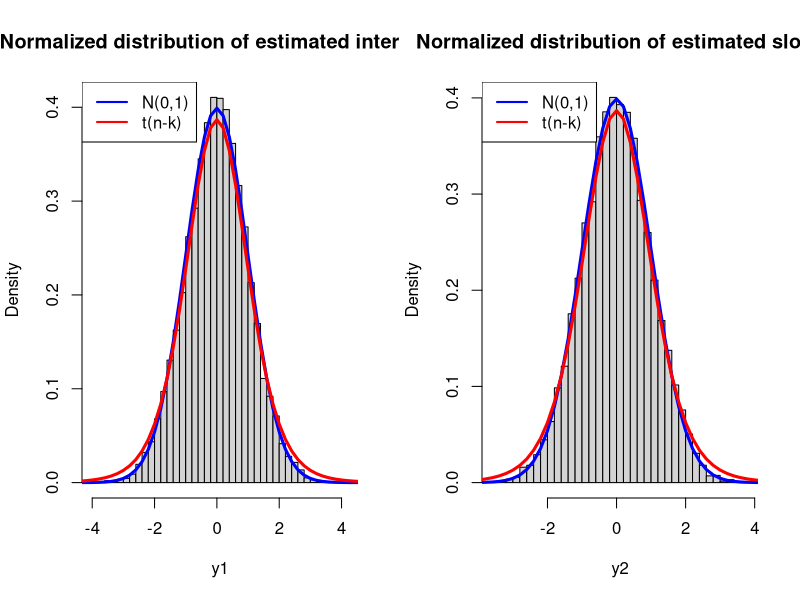
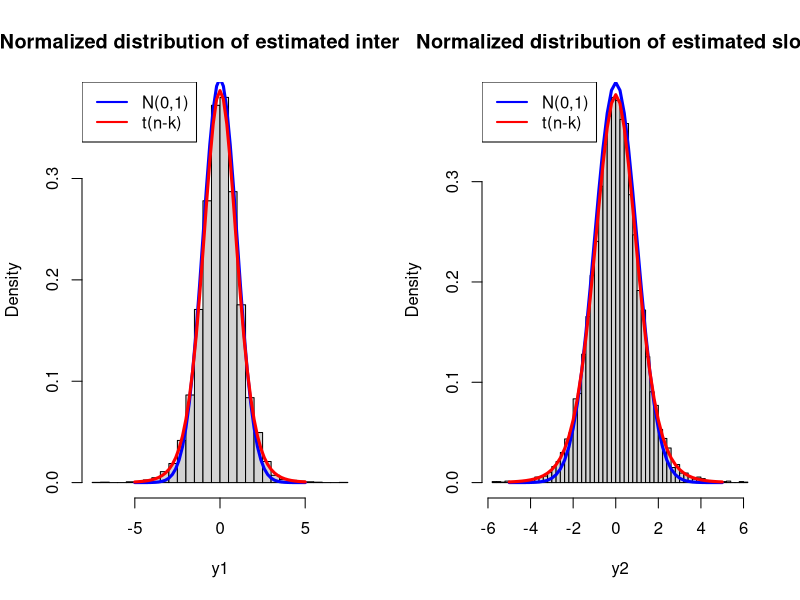
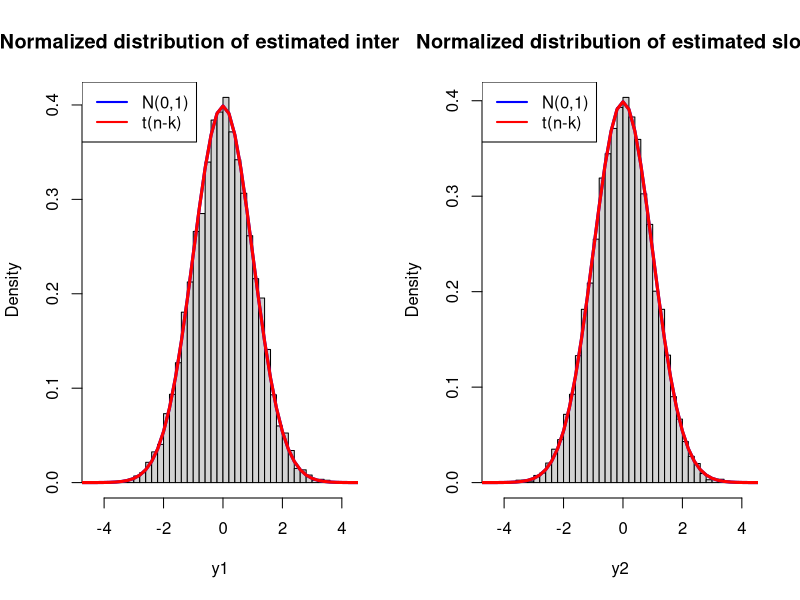

R code for these plots, in order:
########################
# homework: 
rm(list = ls()) # clean the global environment
dev.off() # erase all the previous plots
# press ctrl+L to erase text in console

#######################################################################
b0 = 1
b1 = -3
n=10 # sample size
mc = 10000
beta = matrix(0,mc,2)
se = matrix(0,mc,2)
for (i in 1:mc){
  # simulate a linear regression model
  set.seed(i) # for replicability
  x = rnorm(n,5,4)
  u = rnorm(n,0,sqrt(10))
  
  y = b0 + b1*x + u #simulated linear regression model
  ols = lm(y~x)
  beta[i,] = ols$coefficients
  # compute the (X'X)^(-1)
  xx = solve(t(as.matrix(cbind(rep(1,n),x))) %*% as.matrix(cbind(rep(1,n),x)))
  # compute the teoretical value of the OLS variances (conditional on x)
  se[i,2] = sqrt(10*xx[2,2])
  se[i,1] = sqrt(10*xx[1,1])
}


y1 = (beta[,1]-b0)/se[,1]
y2 = (beta[,2]-b1)/se[,2]

par(mfrow = c(1,2))

hist(y1,breaks = 50,freq = F, main = "Normalized distribution of estimated intercept")
lines(seq(-5,5,by = 0.2),dnorm(seq(-5,5,by = 0.2)),col = "blue",lwd = 3)
lines(seq(-5,5,by = 0.2),dt(seq(-5,5,by = 0.2),n-2),col = "red",lwd = 3)
legend('topleft',legend = c("N(0,1)", "t(n-k)"), 
       lty = c(1,1), col = c('blue','red'), lwd = c(2,2))

hist(y2,breaks = 50,freq = F, main = "Normalized distribution of estimated slope")
lines(seq(-5,5,by = 0.2),dnorm(seq(-5,5,by = 0.2)),col = "blue",lwd = 3, )
lines(seq(-5,5,by = 0.2),dt(seq(-5,5,by = 0.2),n-2),col = "red",lwd = 3)
legend('topleft',legend = c("N(0,1)", "t(n-k)"), 
       lty = c(1,1), col = c('blue','red'), lwd = c(2,2))

#######################################################################
b0 = 1
b1 = -3
n=10 # sample size
mc = 10000
beta = matrix(0,mc,2)
se = matrix(0,mc,2)
for (i in 1:mc){
  # simulate a linear regression model
  set.seed(i) # for replicability
  x = rnorm(n,5,4)
  u = rnorm(n,0,sqrt(10))
  
  y = b0 + b1*x + u #simulated linear regression model
  ols = lm(y~x)
  beta[i,] = ols$coefficients
  # compute the (X'X)^(-1)
  xx = solve(t(as.matrix(cbind(rep(1,n),x))) %*% as.matrix(cbind(rep(1,n),x)))
  # compute the teoretical value of the OLS variances (conditional on x)
  suhat = sum(ols$residuals^2)/(n-2)
  se[i,2] = sqrt(suhat*xx[2,2])
  se[i,1] = sqrt(suhat*xx[1,1])
}


y1 = (beta[,1]-b0)/se[,1]
y2 = (beta[,2]-b1)/se[,2]

par(mfrow = c(1,2))

hist(y1,breaks = 50,freq = F, main = "Normalized distribution of estimated intercept")
lines(seq(-5,5,by = 0.2),dnorm(seq(-5,5,by = 0.2)),col = "blue",lwd = 3)
lines(seq(-5,5,by = 0.2),dt(seq(-5,5,by = 0.2),n-2),col = "red",lwd = 3)
legend('topleft',legend = c("N(0,1)", "t(n-k)"), 
       lty = c(1,1), col = c('blue','red'), lwd = c(2,2))

hist(y2,breaks = 50,freq = F, main = "Normalized distribution of estimated slope")
lines(seq(-5,5,by = 0.2),dnorm(seq(-5,5,by = 0.2)),col = "blue",lwd = 3, )
lines(seq(-5,5,by = 0.2),dt(seq(-5,5,by = 0.2),n-2),col = "red",lwd = 3)
legend('topleft',legend = c("N(0,1)", "t(n-k)"), 
       lty = c(1,1), col = c('blue','red'), lwd = c(2,2))

#######################################################################
b0 = 1
b1 = -3
n=5000 # sample size
mc = 10000
beta = matrix(0,mc,2)
se = matrix(0,mc,2)
for (i in 1:mc){
  # simulate a linear regression model
  set.seed(i) # for replicability
  x = rnorm(n,5,4)
  u = rnorm(n,0,sqrt(10))
  
  y = b0 + b1*x + u #simulated linear regression model
  ols = lm(y~x)
  beta[i,] = ols$coefficients
  # compute the (X'X)^(-1)
  xx = solve(t(as.matrix(cbind(rep(1,n),x))) %*% as.matrix(cbind(rep(1,n),x)))
  # compute the teoretical value of the OLS variances (conditional on x)
  suhat = sum(ols$residuals^2)/(n-2)
  se[i,2] = sqrt(suhat*xx[2,2])
  se[i,1] = sqrt(suhat*xx[1,1])
}


y1 = (beta[,1]-b0)/se[,1]
y2 = (beta[,2]-b1)/se[,2]

par(mfrow = c(1,2))

hist(y1,breaks = 50,freq = F, main = "Normalized distribution of estimated intercept")
lines(seq(-5,5,by = 0.2),dnorm(seq(-5,5,by = 0.2)),col = "blue",lwd = 3)
lines(seq(-5,5,by = 0.2),dt(seq(-5,5,by = 0.2),n-2),col = "red",lwd = 3)
legend('topleft',legend = c("N(0,1)", "t(n-k)"), 
       lty = c(1,1), col = c('blue','red'), lwd = c(2,2))

hist(y2,breaks = 50,freq = F, main = "Normalized distribution of estimated slope")
lines(seq(-5,5,by = 0.2),dnorm(seq(-5,5,by = 0.2)),col = "blue",lwd = 3, )
lines(seq(-5,5,by = 0.2),dt(seq(-5,5,by = 0.2),n-2),col = "red",lwd = 3)
legend('topleft',legend = c("N(0,1)", "t(n-k)"), 
       lty = c(1,1), col = c('blue','red'), lwd = c(2,2))
